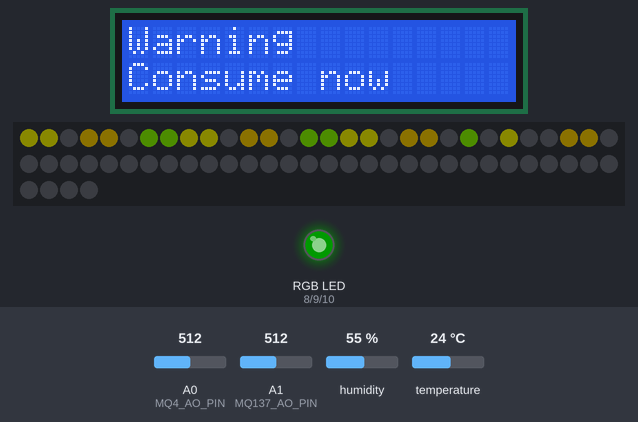
This sketch was run on a simulated Arduino Uno, built with avr-gcc and run on an emulated ATmega328P. Shown: 16×2 character LCD, 64 RGB LEDs in strip order, left to right, continuing on the next row, an RGB LED mixed from three pins (HIGH = lit). Wiring (inferred from the names in the program): DHT11 sensor: data pin 7. Dashed ring = blinking. The test bench sets the inputs (shaded band); at power-on: humidity 55 %, A0 (MQ4_AO_PIN) = 512, A1 (MQ137_AO_PIN) = 512, temperature 24 °C. Dim RGB values are drawn brighter than linear; pins used as bus, display or sensor lines are not drawn.

Above: at 1.2 s.
1.3 s: humidity set to 51 %
3.8 s: humidity set to 48 %
At 5.6 s:
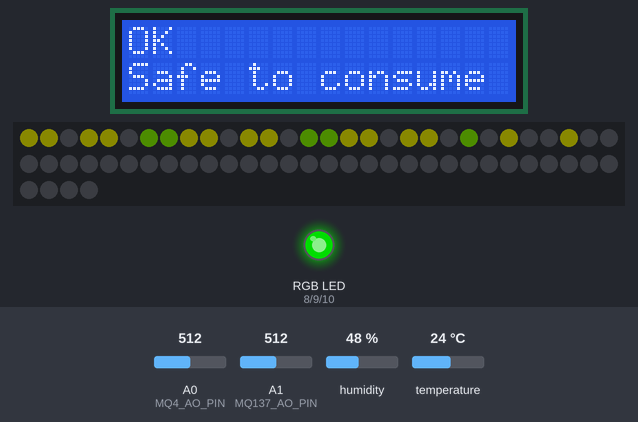
6.0 s: A0 (MQ4_AO_PIN) set to 536
8.1 s: A0 (MQ4_AO_PIN) set to 559
At 8.78 s:
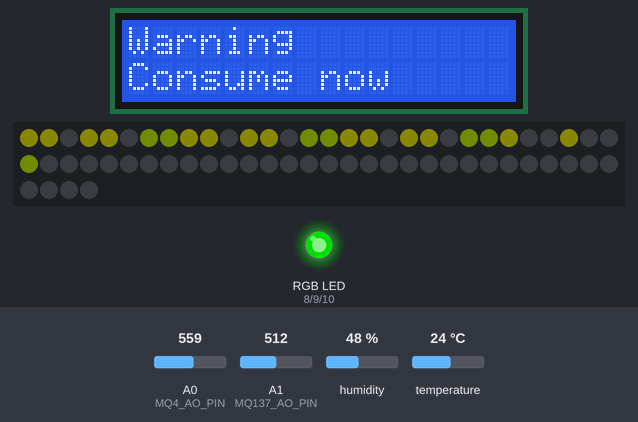
10.3 s: humidity set to 73 %
At 12.1 s:
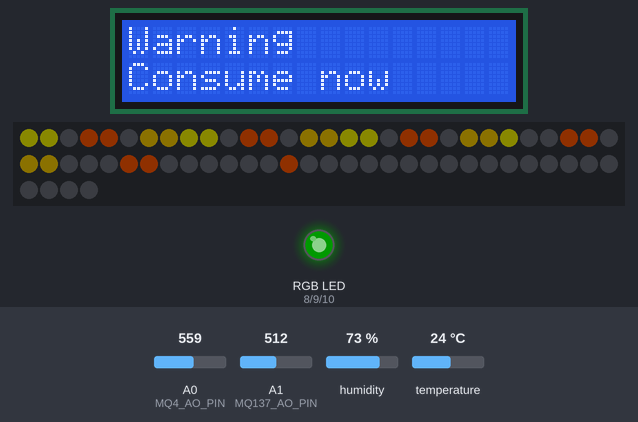
12.4 s: humidity set to 76 %
At 14.6 s:
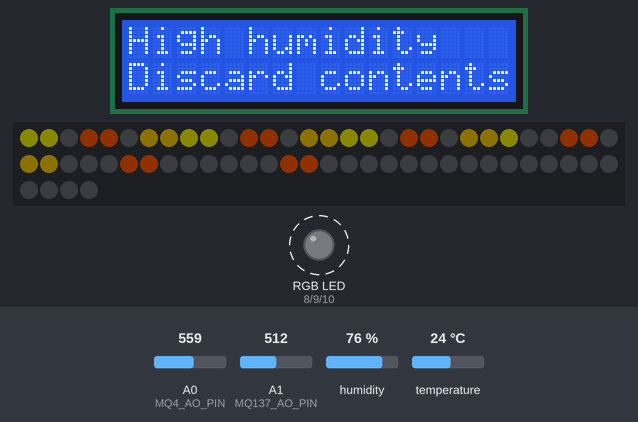
Timing chart, 0 to 17.9 s (numbered marks = the images above; inputs shaded):
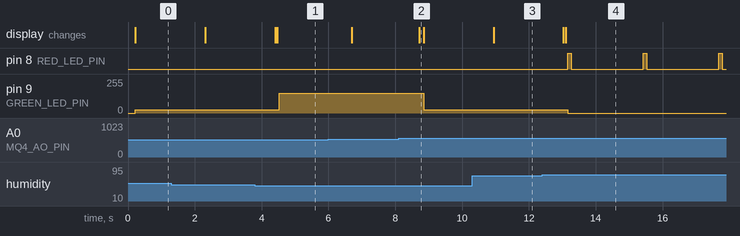

Measured:
- the behaviour switches between 50 and 49 % on humidity (found by bisection; images 0 and 1)
- the behaviour switches between 549 and 550 on A0 (MQ4_AO_PIN) (found by bisection; images 1 and 2)
- the behaviour switches between 74 and 75 % on humidity (found by bisection; images 3 and 4)
- after the input at 3.8 s, pin 9 (GREEN_LED_PIN): 25/255 → 150/255 after 0.73 s; the display: first changes after 0.60 s (image 1 shows a later state)
- after the input at 8.1 s, pin 9 (GREEN_LED_PIN): 150/255 → 25/255 after 0.75 s; the display: changes after 0.62 s (image 2)
- after the input at 12.4 s, pin 8 (RED_LED_PIN): alternates HIGH for 0.10 s and LOW for 2.2 s, starting after 0.77 s; pin 9 (GREEN_LED_PIN): 25/255 → 0/255 after 0.77 s; the display: first changes after 0.63 s (image 4 shows a later state)

The sketch:

FreshBox.ino
```cpp
/*
 * ****************************************************
 *  Project FreshBox                                  *
 *  Course: Next Generation User Interface: 2018-2019 *
 *  Authors:                                          *
 *  - Quartier Simon                                  *
 *  - Schautteet Adrien                               *
 *  - Joachim Alvarez-Rodriguez                       *
 * ****************************************************
*/

// Libraries
#include <dht.h>           // temp + hum sensor lib
#include <LiquidCrystal.h> // LCD lib
#include <FastLED.h>       // led matrix lib

// ------------------------------------------------------------------
// Configuration of the box :
// done via the mobile application, wifi shield was not available
// Extra code for the connection is required

#define CONTENT_MEAT 0
#define CONTENT_FISH 1
#define CONTENT_VEGE 2

uint8_t box_contents;

void set_box_contents(String cont) {
  if (cont == "Meat") {
    box_contents = CONTENT_MEAT;
  }
  else if (cont == "Fish") {
    box_contents = CONTENT_FISH;
  }
  else if (cont == "Vegetables") {
    box_contents = CONTENT_VEGE;
  }
}

// -------------------------------------------------------------------
// Hardware Initialisation:
// - Pin definitions
// - Globals to store the values
// - Setup code

// Gas = methane/ammonia/hydrogen_sulfide dependent on the box content
uint16_t gas;

// -------------------------------
// Sensors: MQ4, MQ136, MQ137, DHT

// MQ4: methane: NH4
#define MQ4_AO_PIN 0
uint16_t methane = 0;
#define METHANE_NORMAL_VALUE 500

// MQ136: hydrogen sulfide: Sn02
#define MQ136_AO_PIN 2
uint16_t hydrogen_sulfide = 0;

// MQ137: NH3
#define MQ137_AO_PIN 1
uint16_t ammonia = 0;

// DHT: Temperature + Humidity
#define DHT11_PIN 7
#define TYPE_HUMI 501
#define TYPE_TEMP 502
dht DHT;
int chk;
double temperature;
double humidity;

// ----------------------------
// UI: LCD, LED Matrix, Ambient

// LCD
const uint8_t rs = 12, en = 11, d4 = 5, d5 = 4, d6 = 3, d7 = 2;
LiquidCrystal lcd(rs, en, d4, d5, d6, d7);
String status_text1; // Message on first row of LCD
String status_text2; // Message on second row of LCD

// LED
#define NR_OF_LEDS 64 // 8x8 Led Matrix
#define LED_BRIGHTNESS 20 // Keep the brightness of the LED Matrix Leds Low (these are super bright)!
CRGB leds[NR_OF_LEDS]; // 8x8 Led Matrix
int initColumn[16] = {0,1,  8,9,  16,17,  24,25,  32,33,  40,41,  48,49,  56,57}; // Col Offsets

// AMBIENT LEDS
#define RED_LED_PIN 8
#define GREEN_LED_PIN 9
#define BLUE_LED_PIN 10

#define STATUS_GOOD 0
#define STATUS_WARNING 1
#define STATUS_BAD 2

uint8_t current_status = STATUS_GOOD;

// Photoresistor
#define PHOTORESISTOR1_PIN 14
#define PHOTORESISTOR2_PIN 15
#define LIGHT_THRESHOLD 250 // Threshold for a light environment
uint16_t photovalue1 = 0;  // light sensor value [0,1023].
uint16_t photovalue2 = 0;  // light sensor value [0,1023].

// old_light_env is used to keep track of a change of environment (light/dark) of the box
bool old_light_env = false;
bool light_env = false;

// -------------------------------------------------------------------
// Setup

void setup() {
  setupLcd();
  setupLedMatrix();
  setupAmbientLeds();
}

// LCD Setup: number of columns and rows
void setupLcd() {
  lcd.begin(16, 2);
}

// LED Matrix Setup in library
void setupLedMatrix() {
  FastLED.addLeds<NEOPIXEL, 6>(leds, NR_OF_LEDS);
  FastLED.setBrightness(LED_BRIGHTNESS);
}

// Set RGB LED pins to OUTPUT pins
void setupAmbientLeds() {
  pinMode(RED_LED_PIN,   OUTPUT);
  pinMode(GREEN_LED_PIN, OUTPUT);
  pinMode(BLUE_LED_PIN,  OUTPUT);
}

// -------------------------------------------------------------------
// Program

void loop() {
  // Read Sensor Data
  DHT.read11(DHT11_PIN);
  temperature = DHT.temperature;
  humidity = DHT.humidity;

  switch(box_contents) {
    case CONTENT_MEAT:
      methane = getMethane();
      gas = methane;
      break;
    case CONTENT_FISH:
      ammonia = getAmmonia();
      gas = ammonia;
      break;
    case CONTENT_VEGE:
      hydrogen_sulfide = getHydrogenSulfide();
      gas = hydrogen_sulfide;
      break;
    default: break;

  }

  // photoresistor data
  light_env = is_light_env();

  // Logic
  SetBoxStatus(temperature, humidity, gas);

  // UI
  if (light_env) {
    // Light env: show
    showLCD(status_text1, status_text2);
    showLEDMatrix(temperature, humidity, gas);
    runAmbientLeds(current_status);
  } else {
    if (old_light_env) {
      // do nothing as the box stays in the same (off) state
    }
    else {
      // Turn the LCD and Led Matrix Off
      // Future Work: Turn off LCD/ Dim background (this is extremely difficult to find)
      lcd.clear();
      showLEDMatrix(0, 0, 0);
    }
  }
  // set old status to current status
  old_light_env = light_env;

  // Delay of 2000 is good for demo practices, in real life this should be a lot longer (10000+)
  delay(2000);
}

// -------------------------------------------------------------------
// Program Logic

// --------------------------------------------------
// Logic
// This function determines the state of the box
// Temperature, Humidity and Gas values are compared
// Importance Order: Gas > Humidity > Temperature

void SetBoxStatus(int tmp, int hum, int gas) {
  // check if any values exceeds the threshold value
  if (hum >= 75 || gas >= 75) {
    current_status = STATUS_BAD;
    status_text2 = "Discard contents";

    if (tmp >= 75 && hum >= 75 && gas >= 75) {
      status_text1 = "Condition bad!";
    } else if (gas >= 75) {
        status_text1 = "High Gas Concentration";
    } else if (hum >= 75) {
        status_text1 = "High humidity";
    } else if (tmp >= 75) {
        status_text1 = "High temperature";
    }
 // Warning Values + recommendation
  } else if (tmp >= 50 || hum >= 50 || gas >= 50) { //
    current_status = STATUS_WARNING;
    status_text1 = "Warning";
    if (tmp >= 50 && hum >= 50 && gas >= 50) {
      status_text2 = "Discard contents";
    } else if (tmp >= 50) {
        status_text2 = "Cool contents";
    } else {
        status_text2 = "Consume now";
    }
  } else { // default when ok
    current_status = STATUS_GOOD;
    status_text1 = "OK";
    status_text2 = "Safe to consume";
  }
}

// -------
// Sensors
// Reading Raw Sensor data (Voltage):
// - Easier to measure fluctuations applied to this project
// - No libraries exist at the moment (math is out of the score of this course)
// -

// NH4
uint16_t getMethane() {
  methane = analogRead(MQ4_AO_PIN);
  return map(methane, 400, 700, 0, 100);
}
// Sn02
uint16_t getHydrogenSulfide() {
  hydrogen_sulfide = analogRead(MQ136_AO_PIN);
  return map(hydrogen_sulfide, 400, 700, 0, 100);
}

// NH3
uint16_t getAmmonia() {
  ammonia = analogRead(MQ137_AO_PIN);
  return map(ammonia, 400, 700, 0, 100);
}

// -------------------------------------
// User Interface
// LCD, LED Matrix, Ambient Illuminating

// ---
// LCD

// Shows 2 text messages on LCD screen
void showLCD(String status_text1, String status_text2) {
  lcd.clear(); // remove old text
  lcd.setCursor(0,0); // start writing on the firt char of the first line
  lcd.print(status_text1); // write condition
  lcd.setCursor(0,1); // start writing on the firt char of the second line
  lcd.print(status_text2); // write status msg
}

// -----------
// LED Matrix


// Visualise Data on LED Matrix: 3 columns + 2 empty columns
void showLEDMatrix(int temperature, int humidity, int gas) {
  fillColumn(0, ((int) temperature)*2); // show temp on led matrix
  fillColumn(1, (int) humidity); // show humidity on led matrix
  fillColumn(2, gas); // show gas values on led matrix
}


// columnNr: 0-1-2 (width 2, space 1)
// amount: 0-100
void fillColumn(uint16_t columnNr, uint16_t amount){
  // correct amount if needed
  amount = min(100, amount);
  amount = max(0, amount);

  // fill according to input
  int ledAmount = (int) (16 * (amount / 100.0));

  // loop over all leds of column & check if needs to be lit or not
  for(uint8_t h = 0; h < 16; h++){
    if(h < ledAmount){
      colorLed(initColumn[h]+(columnNr*3), amount);
    }
    else{
      leds[initColumn[h]+(columnNr*3)] = CRGB(00,00,00);
      FastLED.show();
    }
  }
}

void colorLed(uint8_t ledID, int amount){
  uint8_t maxi = 255;
  // calculate % between red & green
  leds[ledID] = CRGB((maxi*amount/100),(maxi*(100-amount)/100),00);
  FastLED.show();
}

// ------------------
// Photoresistor Code

// Determines if the box is in a illuminated environment
// Only if both sensors sense light
bool is_light_env(){
  photovalue1 = analogRead(PHOTORESISTOR1_PIN);
  photovalue2 = analogRead(PHOTORESISTOR2_PIN);
  return ((photovalue1 > LIGHT_THRESHOLD) || (photovalue2 > LIGHT_THRESHOLD));
}

// ------------------
// Ambient Code
// 3 statuses can be shown: Green | Orange | Red
// Red status has to blink to be extra clear for the user
// ! 220 Ohm Resistor is used instead of 270 Ohm Resistor
// Light Values are kept somewhat lower due to this

void runAmbientLeds(uint8_t status) {
  switch(status) {
    case STATUS_GOOD:
      setColor(0, 150, 0); // Green Color
      break;
    case STATUS_WARNING:
      setColor(100, 25, 0); // Orange Color
      break;
    case STATUS_BAD:
      setColor(150, 0, 0); // Red Color
      break;
  }
}

// Arduino does not support multiple threads such that blinking is somewhat a hack
void setColor(uint8_t redValue, uint8_t greenValue, uint8_t blueValue) {
  if ((blueValue == 0) && (greenValue == 0)) { // BLINK for Red
     analogWrite(RED_LED_PIN,   redValue);
     analogWrite(GREEN_LED_PIN, greenValue);
     analogWrite(BLUE_LED_PIN,  blueValue);
     delay(100); // Set small delay to provide a blinking experience
     // Turn led off
     analogWrite(RED_LED_PIN,   0);
     analogWrite(GREEN_LED_PIN, 0);
     analogWrite(BLUE_LED_PIN,  0);
  }
  else { // Ambient for Orange or Green
    analogWrite(RED_LED_PIN,   redValue);
    analogWrite(GREEN_LED_PIN, greenValue);
    analogWrite(BLUE_LED_PIN,  blueValue);
  }
}
```
